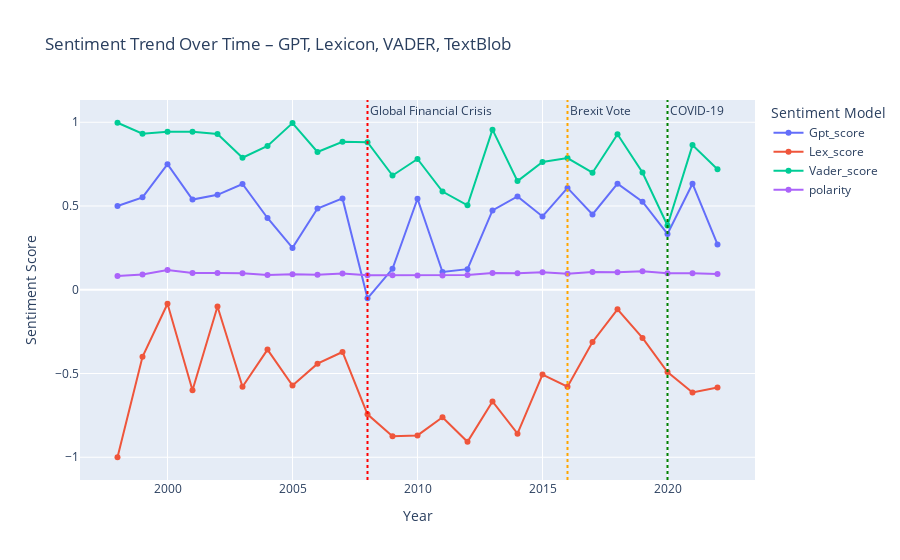

Notebook code for this chart:
### Code cell
trend_df = (
    df.groupby("year")[["Gpt_score", "Lex_score", "Vader_score", "polarity"]]
    .mean()
    .reset_index()
)

fig_all_trends = px.line(
    trend_df,
    x="year",
    y=["Gpt_score", "Lex_score", "Vader_score", "polarity"],
    title="Sentiment Trend Over Time – GPT, Lexicon, VADER, TextBlob",
    markers=True,
    labels={"value": "Sentiment Score", "variable": "Model", "year": "Year"},
)
fig_all_trends.add_vline(x=2008, line_dash="dot", line_color="red", annotation_text="Global Financial Crisis")
fig_all_trends.add_vline(x=2016, line_dash="dot", line_color="orange", annotation_text="Brexit Vote")
fig_all_trends.add_vline(x=2020, line_dash="dot", line_color="green", annotation_text="COVID-19")
fig_all_trends.update_layout(legend_title="Sentiment Model")
fig_all_trends.show()

### Figure 1 — Plotly figure (JSON) as saved in the notebook; plotly's stock layout.template omitted (floating-point values rounded to 4 significant figures)
{"data": [{"hovertemplate": "Model=Gpt_score<br>Year=%{x}<br>Sentiment Score=%{y}<extra></extra>", "legendgroup": "Gpt_score", "line": {"color": "#636efa", "dash": "solid"}, "marker": {"symbol": "circle"}, "mode": "lines+markers", "name": "Gpt_score", "orientation": "v", "showlegend": true, "type": "scatter", "x": [1998, 1999, 2000, 2001, 2002, 2003, 2004, 2005, 2006, 2007, 2008, 2009, 2010, 2011, 2012, 2013, 2014, 2015, 2016, 2017, 2018, 2019, 2020, 2021, 2022], "xaxis": "x", "y": [0.5, 0.5517, 0.75, 0.5385, 0.5667, 0.6316, 0.4286, 0.25, 0.4848, 0.5455, -0.05128, 0.125, 0.5435, 0.1061, 0.1231, 0.4737, 0.5571, 0.4375, 0.6081, 0.45, 0.6333, 0.5256, 0.3333, 0.6333, 0.2708], "yaxis": "y"}, {"hovertemplate": "Model=Lex_score<br>Year=%{x}<br>Sentiment Score=%{y}<extra></extra>", "legendgroup": "Lex_score", "line": {"color": "#EF553B", "dash": "solid"}, "marker": {"symbol": "circle"}, "mode": "lines+markers", "name": "Lex_score", "orientation": "v", "showlegend": true, "type": "scatter", "x": [1998, 1999, 2000, 2001, 2002, 2003, 2004, 2005, 2006, 2007, 2008, 2009, 2010, 2011, 2012, 2013, 2014, 2015, 2016, 2017, 2018, 2019, 2020, 2021, 2022], "xaxis": "x", "y": [-1, -0.4, -0.08333, -0.6, -0.1, -0.5789, -0.3571, -0.5714, -0.4412, -0.3714, -0.7436, -0.875, -0.8696, -0.7612, -0.9077, -0.6667, -0.8592, -0.5062, -0.5789, -0.3115, -0.1167, -0.2875, -0.4912, -0.6129, -0.5833], "yaxis": "y"}, {"hovertemplate": "Model=Vader_score<br>Year=%{x}<br>Sentiment Score=%{y}<extra></extra>", "legendgroup": "Vader_score", "line": {"color": "#00cc96", "dash": "solid"}, "marker": {"symbol": "circle"}, "mode": "lines+markers", "name": "Vader_score", "orientation": "v", "showlegend": true, "type": "scatter", "x": [1998, 1999, 2000, 2001, 2002, 2003, 2004, 2005, 2006, 2007, 2008, 2009, 2010, 2011, 2012, 2013, 2014, 2015, 2016, 2017, 2018, 2019, 2020, 2021, 2022], "xaxis": "x", "y": [0.9971, 0.9316, 0.9436, 0.9427, 0.9302, 0.7884, 0.8582, 0.9949, 0.8226, 0.8837, 0.8811, 0.6822, 0.7807, 0.5861, 0.5042, 0.9559, 0.6486, 0.7627, 0.7862, 0.6989, 0.9285, 0.6998, 0.3834, 0.8636, 0.7199], "yaxis": "y"}, {"hovertemplate": "Model=polarity<br>Year=%{x}<br>Sentiment Score=%{y}<extra></extra>", "legendgroup": "polarity", "line": {"color": "#ab63fa", "dash": "solid"}, "marker": {"symbol": "circle"}, "mode": "lines+markers", "name": "polarity", "orientation": "v", "showlegend": true, "type": "scatter", "x": [1998, 1999, 2000, 2001, 2002, 2003, 2004, 2005, 2006, 2007, 2008, 2009, 2010, 2011, 2012, 2013, 2014, 2015, 2016, 2017, 2018, 2019, 2020, 2021, 2022], "xaxis": "x", "y": [0.08182, 0.09075, 0.1176, 0.09938, 0.1006, 0.09831, 0.08746, 0.093, 0.08995, 0.09714, 0.0861, 0.08696, 0.08505, 0.08485, 0.08796, 0.09978, 0.09826, 0.1044, 0.09549, 0.1061, 0.1039, 0.1108, 0.0985, 0.0981, 0.09407], "yaxis": "y"}], "layout": {"annotations": [{"showarrow": false, "text": "Global Financial Crisis", "x": 2008, "xanchor": "left", "xref": "x", "y": 1, "yanchor": "top", "yref": "y domain"}, {"showarrow": false, "text": "Brexit Vote", "x": 2016, "xanchor": "left", "xref": "x", "y": 1, "yanchor": "top", "yref": "y domain"}, {"showarrow": false, "text": "COVID-19", "x": 2020, "xanchor": "left", "xref": "x", "y": 1, "yanchor": "top", "yref": "y domain"}], "legend": {"title": {"text": "Sentiment Model"}, "tracegroupgap": 0}, "shapes": [{"line": {"color": "red", "dash": "dot"}, "type": "line", "x0": 2008, "x1": 2008, "xref": "x", "y0": 0, "y1": 1, "yref": "y domain"}, {"line": {"color": "orange", "dash": "dot"}, "type": "line", "x0": 2016, "x1": 2016, "xref": "x", "y0": 0, "y1": 1, "yref": "y domain"}, {"line": {"color": "green", "dash": "dot"}, "type": "line", "x0": 2020, "x1": 2020, "xref": "x", "y0": 0, "y1": 1, "yref": "y domain"}], "title": {"text": "Sentiment Trend Over Time – GPT, Lexicon, VADER, TextBlob"}, "xaxis": {"anchor": "y", "domain": [0, 1], "title": {"text": "Year"}}, "yaxis": {"anchor": "x", "domain": [0, 1], "title": {"text": "Sentiment Score"}}}}
